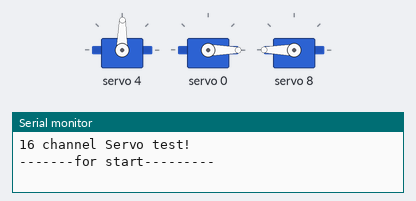
Recording of a sketch running on a simulated Arduino Uno, built with avr-gcc and run on an emulated ATmega328P. Shown: 3 × servo, the last lines printed to the serial monitor.

Above: at 0.05 s.
At 1.3 s:
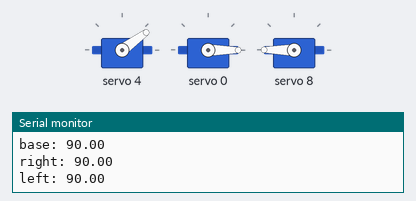
At 2.55 s:
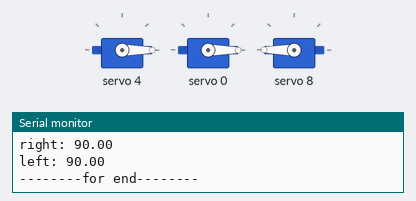
At 6.7 s:
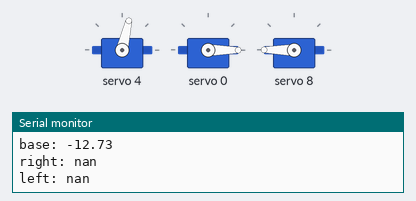
Timing chart, 0 to 11.7 s (numbered marks = the images above):
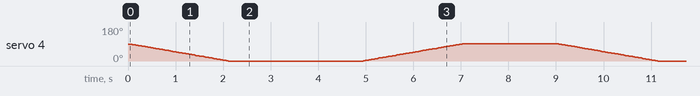

The sketch:

Robot_cpp_code.ino
```cpp
#include <Wire.h>
#include <Adafruit_PWMServoDriver.h>
#include <math.h>
#include "Servo_parameters.h"
#include "Angle_to_pulse.h"
#include "Inverse_kinematics.h"
#include "Inverse_kinematics_movement.h"

void setup() {

  Serial.begin(9600);
  Serial.println("\n16 channel Servo test!");

  pwm.begin();
  pwm.setOscillatorFrequency(27000000);
  pwm.setPWMFreq(SERVO_FREQ);
}

void loop() {
  //startingPosition();
  Move_gripper_to_XYZ(157.0, 0.0, 135, 157.0, -40.0, 40.0, 2);
  delay(2000);
  Move_gripper_to_XYZ(157.0, -40.0, 40.0, 157.0, 0.0, 135, 2);
  delay(2000);

}

float startingPosition(){
  pwm.setPWM(BASE_SERVO, 0, angleToPulse_Base(90));
  pwm.setPWM(LEFT_SERVO, 0, angleToPulse_Left(90));
  pwm.setPWM(RIGHT_SERVO, 0, angleToPulse_Right(90));
  pwm.setPWM(GRIPPER_SERVO, 0, GRIPPER_CLOSED);
  //float current_angle_Base = 90;
  //float current_angle_Left = 90;
  //float current_angle_Right = 90;
  float current_X = 157.0;
  float current_Y = 0.0;
  float current_Z = 135.0;
}
```

Angle_to_pulse.h
```cpp
float angleToPulse_Base(float ang) {
  float pulse = map(ang , BASE_SERVOMIN_ANGLE , BASE_SERVOMAX_ANGLE , BASE_SERVOMIN , BASE_SERVOMAX);
  return pulse;
}

float angleToPulse_Left(float ang) {
  float pulse = map(ang , LEFT_SERVOMIN_ANGLE , LEFT_SERVOMAX_ANGLE , LEFT_SERVOMIN , LEFT_SERVOMAX);
  return pulse;
}

float angleToPulse_Right(float ang) {
  float pulse = map(ang , RIGHT_SERVOMIN_ANGLE , RIGHT_SERVOMAX_ANGLE , RIGHT_SERVOMIN , RIGHT_SERVOMAX);
  return pulse;
}

float angleToPulse_Gripper(float ang) {
  float pulse = map(ang , 0 , 100 , GRIPPER_OPEN , GRIPPER_CLOSED);
  return pulse;
}
```

Inverse_kinematics.h
```cpp
#include <math.h>

const float l1 = 15.0;  // Distance in the XY from the rotating ( base servo ) joint to the center of the distance between the left and right rotating servos
const float l2 = 80.0;  // Length of arm from the shoulder joint ( rotating left/right servo joints ) to the elbow joint
const float l3 = 80.0;  // Length of arm from the elbow joint to the gripper joint
const float l5 = 62.0;  // Length from the gripper joint to the end of the gripper

const float h1 = 55.0;  // Distance in the Z axis from ground to the rotating joints ( left/right servo )

const float x_offset = 20.0;  // distance from the base rotating joint to the start of the grid in the measured in the X axis

const double Pi = atan(1) * 4;  // Pi constant

const float starting_X_distance = 157.0; // Starting position distance in the X axis
const float starting_Y_distance = 0.0;   // Starting position distance in the Y axis
const float starting_Z_distance = 135.0; // Starting position distance in the Z axis

// Checks if Y position of the end effector is positive or negative
// and returns base angle (theta1)
float check_Y(float Y, float X){

  if(Y < 0.0){
    return atan(Y / (X + x_offset)) * 180 / Pi;
  }

  if(Y == 0.0){
    return 90.0 ;
  }

   return atan(Y / (X + x_offset)) * 180 / Pi + 90.0;

}

// Calculating the distance between left/right servo joints to the joint between the gripper and forearm in the XY axis
float calculateR1(float X, float Y, float theta1){
  return sqrt( pow((X - l5 * sin(theta1*Pi/180) - l1 * sin(theta1*Pi/180)) , 2) + pow((Y - l5 * cos(theta1*Pi/180) - l1 * cos(theta1*Pi/180)) , 2));
}

// Calculating the distance between left/right servo joints to the joint between the gripper and forearm in the Z axis
float calculateR2(float Z){
  return Z - h1;
}

// Calculating the hypotenuse of r1 and r2
float calculateR3(float r1, float r2){
  return sqrt( pow(r1,2) + pow(r2,2) );
}

// Calculating the angle between r3 and l2 - Fi1
float calculateFi1(float l2, float l3, float r3){
  return acos(( pow(l3,2) - pow(l2,2) - pow(r3,2) ) / (-2 * l2 * r3)) * 180 / Pi;
}

// Calculating the angle between r1 and r3 - Fi2
float calculateFi2(float r1, float r2){
  return atan(r2 / r1) * 180 / Pi;
}

// Calculating the angle between l2 and l3 - Fi3
float calculateFi3(float l2, float l3, float r3){
  return acos(( pow(r3,2) - pow(l2,2) - pow(l3,2) ) / (-2 * l2 * l3)) * 180 / Pi;
}

// Calculating the rotational angle of the base servo - theta1
float calculateTheta1(float Y, float X){
  return check_Y(Y, X);
}

// Calculating the rotational angle of the right servo - theta2
float calculateTheta2(float fi1, float fi2){
  return 180.0 - ( fi1 + fi2 );
}

// Calculating the rotational angle of the left servo - theta3
float calculateTheta3(float fi3){
   return 180.0 - fi3;
}

// ima sad onda ovih par isto sto ne mora
// Inverse kinematics calculation
// Input - X, Y, Z
// Output - theta1, theta2, theta3
float* inverse_kinematics_calculations(float X, float Y, float Z){

  // size - duzina niza
  int size = 3;
  float* thetas = malloc(sizeof(float) * size);

  thetas[0] = calculateTheta1(Y, X);
  float r1 = calculateR1(X, Y, thetas[0]);
  float r2 = calculateR2(Z);
  float r3 = calculateR3(r1, r2);
  float fi1 = calculateFi1(l2, l3, r3);
  float fi2 = calculateFi2(r1, r2);
  float fi3 = calculateFi3(l2, l3, r3);
  thetas[1] = calculateTheta2(fi1, fi2);
  thetas[2] = calculateTheta3(fi3);

  return thetas;
}
```

Inverse_kinematics_movement.h
```cpp
#include <Wire.h>
#include <Adafruit_PWMServoDriver.h>
Adafruit_PWMServoDriver pwm = Adafruit_PWMServoDriver();

// Calculating simultanious movement for all 3 servos
float Move_gripper_to_XYZ(float current_X, float current_Y, float current_Z, float next_X, float next_Y, float next_Z, float time_s){
  float instances = time_s * 100; // Number of 10ms instances

  float* current_angles = inverse_kinematics_calculations(current_X, current_Y, current_Z);

  float* next_angles = inverse_kinematics_calculations(next_X, next_Y, next_Z);

  float base_angle_change = (next_angles[0] - current_angles[0]) / instances;
  float right_angle_change = (next_angles[1] - current_angles[1]) / instances;
  float left_angle_change = (next_angles[2] - current_angles[2]) / instances;

  Serial.println("-------for start---------");
  Serial.print("base: ");
  Serial.println(current_angles[0]);
  Serial.print("right: ");
  Serial.println(current_angles[1]);
  Serial.print("left: ");
  Serial.println(current_angles[2]);


  for (int i = 0; i <= instances; i++) {
    current_angles[0] = current_angles[0] + base_angle_change;
    current_angles[1] = current_angles[1] + right_angle_change;
    current_angles[2] = current_angles[2] + left_angle_change;

    pwm.setPWM(BASE_SERVO,0,angleToPulse_Base(current_angles[0]));
    pwm.setPWM(RIGHT_SERVO,0,angleToPulse_Right(current_angles[1]));
    pwm.setPWM(LEFT_SERVO,0,angleToPulse_Left(current_angles[2]));

    delay(10);
  }

  Serial.println("--------for end--------");
  Serial.print("base: ");
  Serial.println(current_angles[0]);
  Serial.print("right: ");
  Serial.println(current_angles[1]);
  Serial.print("left: ");
  Serial.println(current_angles[2]);

}
```

Servo_parameters.h
```cpp
#define BASE_SERVO 4
#define LEFT_SERVO 8
#define RIGHT_SERVO 0
#define GRIPPER_SERVO 12

#define BASE_SERVOSTART_ANGLE 0
#define BASE_SERVOSTART 305     //1 degree = 2.22.
#define BASE_SERVOMIN 105
#define BASE_SERVOMAX 505
#define BASE_SERVOMIN_ANGLE 0
#define BASE_SERVOMAX_ANGLE 180

#define LEFT_SERVOSTART 290       //90 degrees at 290   //1 degree = 2.33.
#define LEFT_SERVOMIN 460 //120
#define LEFT_SERVOMAX 160 //420
#define LEFT_SERVOSTART_ANGLE 90
#define LEFT_SERVOMIN_ANGLE 17
#define LEFT_SERVOMAX_ANGLE 158

#define RIGHT_SERVOSTART 280     //90 degrees at 280   //1 degree = 2.33.
#define RIGHT_SERVOMIN 180
#define RIGHT_SERVOMAX 400
#define RIGHT_SERVOSTART_ANGLE 90
#define RIGHT_SERVOMIN_ANGLE 47     //angles viewed from left motor side
#define RIGHT_SERVOMAX_ANGLE 141

#define GRIPPER_OPEN 150
#define GRIPPER_CLOSED 260

#define SERVO_FREQ 50
```
